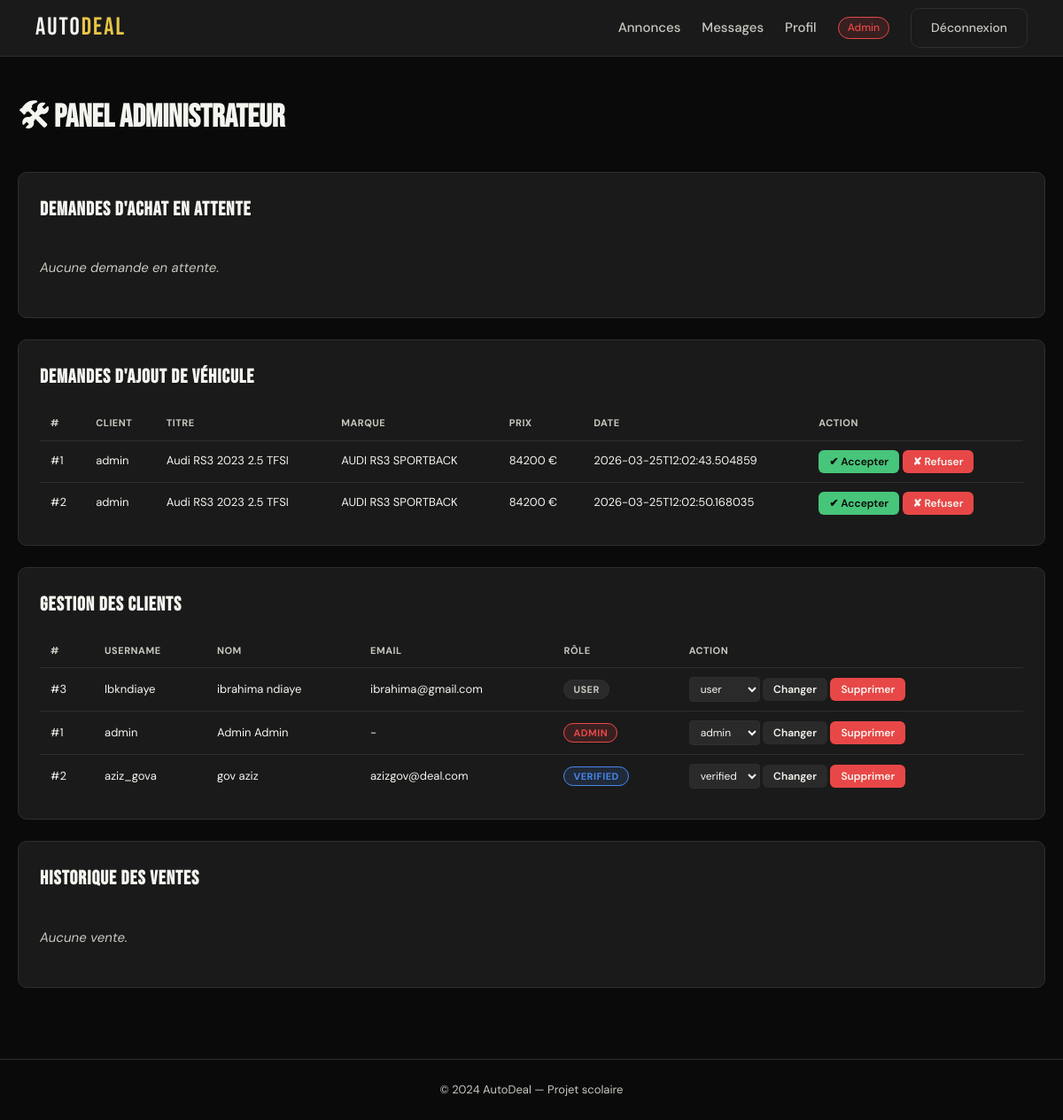
The app's page /admin (signed in) with its own data.
### tables this page shows
CREATE TABLE demande_ajout_vehicule (
    id_demande   INTEGER PRIMARY KEY AUTOINCREMENT,
    id_client    INTEGER NOT NULL,
    date_demande TEXT NOT NULL,
    statut       TEXT NOT NULL DEFAULT 'en_attente' CHECK (statut IN ('en_attente','acceptee','refusee')),
    titre        TEXT NOT NULL,
    marque       TEXT NOT NULL,
    modele       TEXT NOT NULL,
    annee        INTEGER NOT NULL,
    carburant    TEXT NOT NULL,
    km           INTEGER NOT NULL,
    prix_vente   REAL NOT NULL,
    couleur      TEXT NOT NULL,
    puissance    INTEGER,
    boite        TEXT NOT NULL,
    nb_portes    INTEGER NOT NULL,
    etat         TEXT NOT NULL,
    localisation TEXT NOT NULL,
    description  TEXT,
    FOREIGN KEY (id_client) REFERENCES client(id_client)
);

CREATE TABLE client (
    id_client      INTEGER PRIMARY KEY AUTOINCREMENT,
    username       TEXT NOT NULL UNIQUE,
    nom            TEXT NOT NULL,
    prenom         TEXT NOT NULL,
    telephone      TEXT,
    email          TEXT UNIQUE,
    password_salt  TEXT NOT NULL,
    password_hash  TEXT NOT NULL,
    role           TEXT NOT NULL DEFAULT 'user' CHECK (role IN ('admin', 'user', 'verified'))
);

### app.py (the view)
@app.route("/admin")
@admin_required
def admin_panel():
    conn = get_db()
    demandes_achat = conn.execute("""
        SELECT d.*, c.username, v.titre, v.marque, v.modele
        FROM demande_achat d
        JOIN client c ON d.id_client = c.id_client
        JOIN vehicule v ON d.id_vehicule = v.id_vehicule
        WHERE d.statut = 'en_attente'
    """).fetchall()
    demandes_ajout = conn.execute("""
        SELECT d.*, c.username
        FROM demande_ajout_vehicule d
        JOIN client c ON d.id_client = c.id_client
        WHERE d.statut = 'en_attente'
    """).fetchall()
    clients = conn.execute("SELECT * FROM client ORDER BY username").fetchall()
    ventes = conn.execute("""
        SELECT v.*, c.username, ve.titre
        FROM vente v
        JOIN client c ON v.id_client = c.id_client
        JOIN vehicule ve ON v.id_vehicule = ve.id_vehicule
        ORDER BY v.date_vente DESC
    """).fetchall()
    conn.close()
    return render_template("admin.html",
                           demandes_achat=demandes_achat,
                           demandes_ajout=demandes_ajout,
                           clients=clients,
                           ventes=ventes)

### app.py (called while the page is built)
def get_db():
    conn = sqlite3.connect(DB_NAME, timeout=10)
    conn.row_factory = sqlite3.Row
    conn.execute("PRAGMA foreign_keys = ON")
    return conn

def admin_required(f):
    from functools import wraps
    @wraps(f)
    def decorated(*args, **kwargs):
        if session.get("role") != "admin":
            return redirect(url_for("index"))
        return f(*args, **kwargs)
    return decorated

### templates/admin.html (shortened to what this page needs)
{% extends "base.html" %}
{% block content %}
<section class="admin-section">
    <h2>🛠 Panel Administrateur</h2>
    <div class="admin-block">
        <h3>Demandes d'achat en attente</h3>
        {% if demandes_achat %}
        <table class="admin-table">
            <thead>
                <tr><th>#</th><th>Client</th><th>Véhicule</th><th>Prix proposé</th><th>Date</th><th>Action</th></tr>
            </thead>
            <tbody>
            {% for d in demandes_achat %}
            <tr>
                <td>#{{ d.id_demande }}</td>
                <td>{{ d.username }}</td>
                <td>{{ d.titre }}</td>
                <td>{{ "%.0f"|format(d.prix_propose) }} €</td>
                <td>{{ d.date_demande }}</td>
                <td>
                    <form method="POST" action="{{ url_for('traiter_achat', id_demande=d.id_demande) }}" style="display:inline">
                        <input type="number" name="prix_final" placeholder="Prix final" step="0.01" style="width:100px">
                        <button name="decision" value="accepter" class="btn-small btn-green">✔ Accepter</button>
                        <button name="decision" value="refuser" class="btn-small btn-red">✘ Refuser</button>
                    </form>
                </td>
            </tr>
            {% endfor %}
            </tbody>
        </table>
        {% else %}
        <p class="empty">Aucune demande en attente.</p>
        {% endif %}
    </div>
    <div class="admin-block">
        <h3>Demandes d'ajout de véhicule</h3>
        {% if demandes_ajout %}
        <table class="admin-table">
            <thead>
                <tr><th>#</th><th>Client</th><th>Titre</th><th>Marque</th><th>Prix</th><th>Date</th><th>Action</th></tr>
            </thead>
            <tbody>
            {% for d in demandes_ajout %}
            <tr>
                <td>#{{ d.id_demande }}</td>
                <td>{{ d.username }}</td>
                <td>{{ d.titre }}</td>
                <td>{{ d.marque }} {{ d.modele }}</td>
                <td>{{ "%.0f"|format(d.prix_vente) }} €</td>
                <td>{{ d.date_demande }}</td>
                <td>
                    <form method="POST" action="{{ url_for('traiter_ajout', id_demande=d.id_demande) }}" style="display:inline">
                        <button name="decision" value="accepter" class="btn-small btn-green">✔ Accepter</button>
                        <button name="decision" value="refuser" class="btn-small btn-red">✘ Refuser</button>
                    </form>
                </td>
            </tr>
            {% endfor %}
            </tbody>
        </table>
        {% else %}
        <p class="empty">Aucune demande d'ajout.</p>
        {% endif %}
    </div>
    <div class="admin-block">
        <h3>Gestion des clients</h3>
        {% if clients %}
        <table class="admin-table">
            <thead>
                <tr><th>#</th><th>Username</th><th>Nom</th><th>Email</th><th>Rôle</th><th>Action</th></tr>
            </thead>
            <tbody>
            {% for c in clients %}
            <tr>
                <td>#{{ c.id_client }}</td>
                <td>{{ c.username }}</td>
                <td>{{ c.prenom }} {{ c.nom }}</td>
                <td>{{ c.email or '-' }}</td>
                <td>
                    <span class="badge {% if c.role == 'admin' %}badge-admin{% elif c.role == 'verified' %}badge-verified{% else %}badge-user{% endif %}">
                        {{ c.role }}
                    </span>
                </td>
                <td>
                    <form method="POST" action="{{ url_for('changer_role', id_client=c.id_client) }}" style="display:inline">
                        <select name="role">
                            <option value="user" {% if c.role=='user' %}selected{% endif %}>user</option>
                            <option value="verified" {% if c.role=='verified' %}selected{% endif %}>verified</option>
                            <option value="admin" {% if c.role=='admin' %}selected{% endif %}>admin</option>
                        </select>
                        <button type="submit" class="btn-small">Changer</button>
                    </form>
                    <form method="POST" action="{{ url_for('supprimer_client', id_client=c.id_client) }}" style="display:inline"
                          onsubmit="return confirm('Supprimer ce client ?')">
                        <button class="btn-small btn-red">Supprimer</button>
                    </form>
                </td>
            </tr>
            {% endfor %}
            </tbody>
        </table>
        {% else %}
        <p class="empty">Aucun client.</p>
        {% endif %}
    </div>
    <div class="admin-block">
        <h3>Historique des ventes</h3>
        {% if ventes %}
        <table class="admin-table">
            <thead>
                <tr><th>#</th><th>Date</th><th>Client</th><th>Véhicule</th><th>Prix final</th></tr>
            </thead>
            <tbody>
            {% for v in ventes %}
            <tr>
                <td>#{{ v.id_vente }}</td>
                <td>{{ v.date_vente }}</td>
                <td>{{ v.username }}</td>
                <td>{{ v.titre }}</td>
                <td>{{ "%.0f"|format(v.prix_final) }} €</td>
            </tr>
            {% endfor %}
            </tbody>
        </table>
        {% else %}
        <p class="empty">Aucune vente.</p>
        {% endif %}
    </div>
</section>
{% endblock %}

### static/css/style.css (style rules this page uses)
:root { --noir: #0a0a0a; --blanc: #f5f5f0; --gris: #1a1a1a; --gris-clair: #2a2a2a; --accent: #e8c547; --rouge: #e84747; --vert: #47c57a; --bleu: #4787e8; --texte: #c8c8c0; --border: #2e2e2e; --radius: 10px; --shadow: 0 4px 24px rgba(0,0,0,0.4); }
* { margin: 0; padding: 0; box-sizing: border-box; }
html { scroll-behavior: smooth; }
body { background: var(--noir); color: var(--texte); font-family: 'DM Sans', sans-serif; font-size: 15px; line-height: 1.6; min-height: 100vh; display: flex; flex-direction: column; }
input, select, textarea, button { font-family: inherit; }
.badge-admin { color: var(--rouge) !important; font-weight: 700; border: 1px solid var(--rouge); padding: 2px 10px; border-radius: 20px; font-size: 12px; }
.btn-small { padding: 5px 12px; border-radius: 6px; font-size: 12px; font-weight: 600; border: none; cursor: pointer; background: var(--gris-clair); color: var(--blanc); transition: opacity 0.2s; }
.btn-green { background: var(--vert) !important; color: var(--noir) !important; }
.btn-red { background: var(--rouge) !important; color: var(--blanc) !important; }
.badge { font-size: 11px; font-weight: 700; padding: 3px 10px; border-radius: 20px; text-transform: uppercase; letter-spacing: 0.5px; }
.badge-admin { background: rgba(232,71,71,0.15); color: var(--rouge); border: 1px solid var(--rouge); }
.badge-verified { background: rgba(71,135,232,0.15); color: var(--bleu); border: 1px solid var(--bleu); }
.badge-user { background: var(--gris-clair); color: var(--texte); border: 1px solid var(--border); }
.admin-section { max-width: 1200px; margin: 40px auto; padding: 0 20px; }
.admin-section h2 { font-family: 'Bebas Neue', sans-serif; font-size: 36px; color: var(--blanc); margin-bottom: 32px; }
.admin-block { background: var(--gris); border: 1px solid var(--border); border-radius: var(--radius); padding: 24px; margin-bottom: 24px; }
.admin-block h3 { font-family: 'Bebas Neue', sans-serif; font-size: 22px; color: var(--blanc); margin-bottom: 16px; letter-spacing: 1px; }
.admin-table { width: 100%; border-collapse: collapse; font-size: 13px; }
.admin-table th { text-align: left; padding: 10px 12px; border-bottom: 1px solid var(--border); color: var(--texte); text-transform: uppercase; letter-spacing: 0.5px; font-size: 11px; }
.admin-table td { padding: 10px 12px; border-bottom: 1px solid var(--border); color: var(--blanc); vertical-align: middle; }
.admin-table tr:last-child td { border-bottom: none; }
.admin-table select { background: var(--gris-clair); border: 1px solid var(--border); color: var(--blanc); padding: 4px 8px; border-radius: 4px; font-size: 12px; outline: none; }
.empty { color: var(--texte); font-style: italic; padding: 20px 0; }

### records on screen
demande_ajout_vehicule: id_demande "1", username "admin", titre "Audi RS3 2023 2.5 TFSI", marque "AUDI", modele "RS3 SPORTBACK", prix_vente "84200", date_demande "2026-03-25T12:02:43.504859"
demande_ajout_vehicule: id_demande "2", username "admin", titre "Audi RS3 2023 2.5 TFSI", marque "AUDI", modele "RS3 SPORTBACK", prix_vente "84200", date_demande "2026-03-25T12:02:50.168035"
client: id_client "3", username "Ibkndiaye", prenom "ibrahima", nom "ndiaye", email "ibrahima@gmail.com", role "USER", role "user"
client: id_client "1", username "admin", prenom "Admin", nom "Admin", email "-", role "ADMIN", role "admin"
client: id_client "2", username "aziz_gova", prenom "gov", nom "aziz", email "azizgov@deal.com", role "VERIFIED", role "verified"
